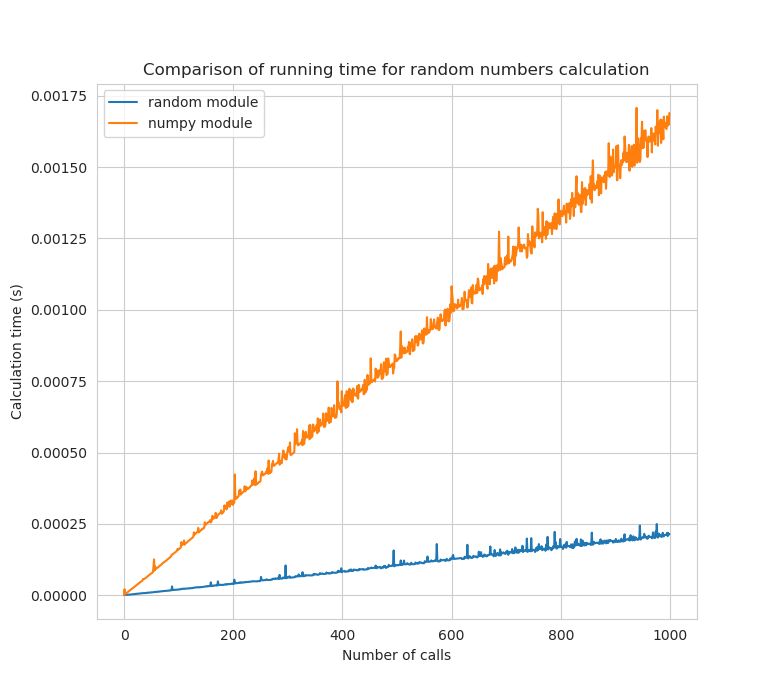

This chart was generated by the following Python code:
import time
import numpy
import random
import matplotlib.pyplot as plt
import seaborn as sns

numbers_of_calls_list = [x for x in range(1000)]
random_times = []
numpy_random_times = []

for call_number in numbers_of_calls_list:

    start_time = time.time()
    for _ in range(call_number):
        random.uniform(0, 1)
    random_times.append(time.time() - start_time)

    start_time = time.time()
    for _ in range(call_number):
        numpy.random.uniform(0, 1)
    numpy_random_times.append(time.time() - start_time)

sns.set_style("whitegrid")
sns.lineplot(x=numbers_of_calls_list, y=random_times)
sns.lineplot(x=numbers_of_calls_list, y=numpy_random_times)
plt.title('Comparison of running time for random numbers calculation')
plt.xlabel('Number of calls')
plt.ylabel('Calculation time (s)')
plt.legend(['random module', 'numpy module'])
plt.show()
